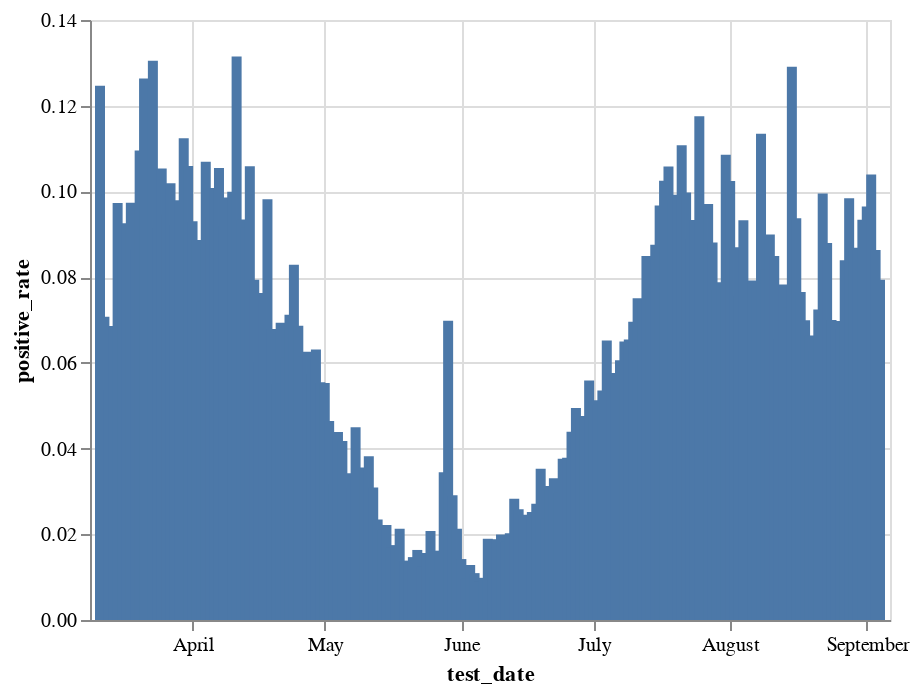

Source (notebook cell):
### Code cell
pr = (bdi[(bdi.test_date>'2020') & (bdi.test_date<'2021')&
          (bdi.corona_result.isin(['positive', 'negative'])) 
          ]
 .groupby(['test_date', 'corona_result']).size().unstack()
 .assign(positive_rate=lambda x: x.positive/(x.positive+x.negative)))

alt.Chart(pr.reset_index()).mark_bar().encode(
    x='test_date',
    y='positive_rate',
    tooltip=['test_date', 'positive_rate']
).interactive()

### Figure 1 — Vega-Lite specification as saved in the notebook (floating-point values rounded to 4 significant figures; data arrays with more than 128 entries replaced by an {"elided": "..."} marker saying what was removed)
{"config": {"view": {"continuousWidth": 400, "continuousHeight": 300}}, "data": {"name": "data-fc34eb1c717bde1fb551a3ab54f81d60"}, "mark": "bar", "encoding": {"tooltip": [{"type": "temporal", "field": "test_date"}, {"type": "quantitative", "field": "positive_rate"}], "x": {"type": "temporal", "field": "test_date"}, "y": {"type": "quantitative", "field": "positive_rate"}}, "selection": {"selector024": {"type": "interval", "bind": "scales", "encodings": ["x", "y"]}}, "$schema": "https://vega.github.io/schema/vega-lite/v4.8.1.json", "datasets": {"data-fc34eb1c717bde1fb551a3ab54f81d60": {"elided": "178 records"}}}
